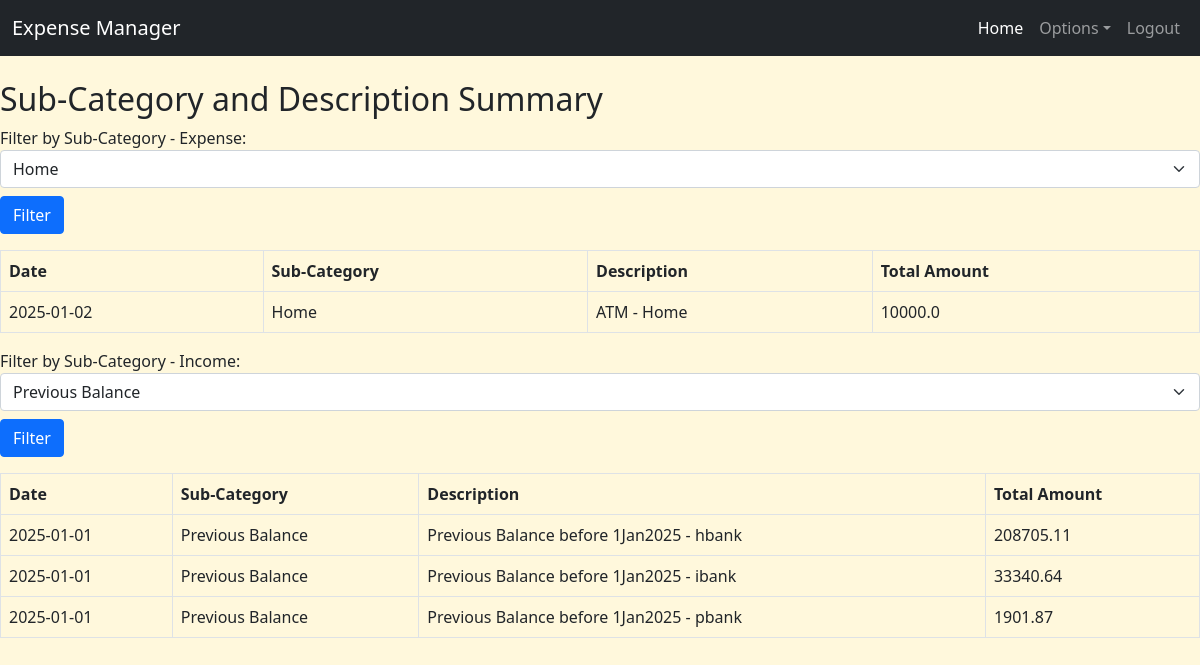
Page /filtersummary (signed in) on the committed database.
### app.py (models this page shows)
class IncomeExpenseManager(db.Model):
    id = db.Column(db.Integer, primary_key=True)
    date = db.Column(db.Date, nullable=False)
    from_bank = db.Column(db.String(10), nullable=True)
    to_bank = db.Column(db.String(10), nullable=True)
    category = db.Column(db.String(20), nullable=False)
    sub_category = db.Column(db.String(50), nullable=False)
    description = db.Column(db.String(100), nullable=False)
    amount = db.Column(db.Float, nullable=False)
    user_id = db.Column(db.Integer, db.ForeignKey('user.id'), nullable=False)  # NEW: Link expense to user
    user = db.relationship('User', backref=db.backref('expenses', lazy=True))  # NEW: Relationship

### app.py (the view)
@app.route('/filtersummary')
@login_required
def category_filter():
    categories = ["expense", "income"] #"saving", "investment",
    category_data = {}
    for category in categories:
        sub_categories = db.session.query(IncomeExpenseManager.sub_category).filter(IncomeExpenseManager.category == category).distinct().all()
        sub_categories = [row[0] for row in sub_categories]  # Extract values
        selected_sub_category = request.args.get(f'sub_category_{category}', sub_categories[0] if sub_categories else None)
        sub_cat_des_summary = (db.session.query(IncomeExpenseManager.date, IncomeExpenseManager.sub_category, IncomeExpenseManager.description, db.func.sum(IncomeExpenseManager.amount).label('total_amount')).filter(IncomeExpenseManager.sub_category == selected_sub_category, IncomeExpenseManager.category == category).group_by(IncomeExpenseManager.date, IncomeExpenseManager.sub_category, IncomeExpenseManager.description).order_by(IncomeExpenseManager.date.desc(), db.func.sum(IncomeExpenseManager.amount).desc()).all())
        category_data[category] = {
            "sub_categories": sub_categories,
            "selected_sub_category": selected_sub_category,
            "sub_cat_des_summary": sub_cat_des_summary
        }
    return render_template("category_Filter.html", category_data=category_data)

### app.py (called while the page is built)
@login_manager.user_loader
def load_user(user_id):
    return User.query.get(int(user_id))  # Fetch user from database

### templates/category_filter.html
{% extends 'base.html' %}
{% block content %}
<h2 class="mt-4">Sub-Category and Description Summary</h2>
{% for category, data in category_data.items() %}
    <form method="GET" action="{{ url_for('category_filter') }}" class="mb-3">
        <label for="sub_category_{{ category }}">Filter by Sub-Category - {{ category.capitalize() }}:</label>
        <select name="sub_category_{{ category }}" id="sub_category_{{ category }}" class="form-select">
            {% for sub_category in data.sub_categories %}
            <option value="{{ sub_category }}" {% if sub_category == data.selected_sub_category %}selected{% endif %}>
                {{ sub_category }}
            </option>
            {% endfor %}
        </select>
        <button type="submit" class="btn btn-primary mt-2">Filter</button>
    </form>
    {% if data.sub_cat_des_summary %}
    <table class="table table-bordered table-hover">
        <thead>
            <tr>
                <th scope="col">Date</th>
                <th scope="col">Sub-Category</th>
                <th scope="col">Description</th>
                <th scope="col">Total Amount</th>
            </tr>
        </thead>
        <tbody>
            {% for date, sub_category, description, total_amount in data.sub_cat_des_summary %}
            <tr>
                <td>{{ date.strftime('%Y-%m-%d') }}</td>
                <td>{{ sub_category }}</td>
                <td>{{ description }}</td>
                <td>{{ total_amount | round(2) }}</td>
            </tr>
            {% endfor %}
        </tbody>
    </table>
    {% else %}
    <p>No data available for the selected sub-category.</p>
    {% endif %}
{% endfor %}
{% endblock %}

### templates/base.html (shortened to what this page needs)
<!DOCTYPE html>
<html lang="en">
<head>
    <link href="https://cdn.jsdelivr.net/npm/bootstrap@5.0.2/dist/css/bootstrap.min.css" rel="stylesheet">
  </head>
<body>
    <header>
        <nav class="navbar navbar-expand-lg navbar-dark bg-dark">
            <div class="container-fluid">
              <a class="navbar-brand" href="{{url_for('index')}}">Expense Manager</a>
              <div class="collapse navbar-collapse" id="navbarSupportedContent">
                <ul class="navbar-nav ms-auto mb-2 mb-lg-0">
                  {% if current_user.is_authenticated %}
                  <li class="nav-item">
                    <a class="nav-link active" aria-current="page" href="{{url_for('index')}}">Home</a>
                  </li>
                  <li class="nav-item dropdown">
                    <a class="nav-link dropdown-toggle" href="#" role="button" data-bs-toggle="dropdown" aria-expanded="false">Options</a>
                  </li>
                  <li class="nav-item">
                    <a class="nav-link" href="{{ url_for('logout') }}">Logout</a>
                  </li>
                  {% endif %}
                </ul>
              </div>
            </div>
          </nav>
    </header>
    <main>
        {% block content %}{% endblock %}
    </main>
</body>
</html>

### templates/base.html (style rules this page uses)
body { background-color: cornsilk; }

### rows in the picture
IncomeExpenseManager: strftime "2025-01-02", sub_category "Home", description "ATM - Home", amount "10000.0"
IncomeExpenseManager: strftime "2025-01-01", sub_category "Previous Balance", description "Previous Balance before 1Jan2025 - hbank", amount "208705.11"
IncomeExpenseManager: strftime "2025-01-01", sub_category "Previous Balance", description "Previous Balance before 1Jan2025 - ibank", amount "33340.64"
IncomeExpenseManager: strftime "2025-01-01", sub_category "Previous Balance", description "Previous Balance before 1Jan2025 - pbank", amount "1901.87"

### other values in the picture
{{ category.capitalize() }} "Expense" "Income"
form field value "Home"
form field value "Previous Balance"
